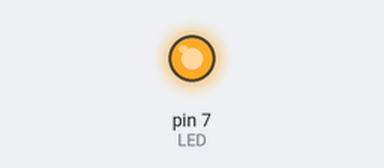
The sketch below on a simulated Arduino Uno, built with avr-gcc and run on an emulated ATmega328P. Parts: output pins drawn as LEDs (lit = HIGH).

Above: at 0.5 s.
At 3.0 s:
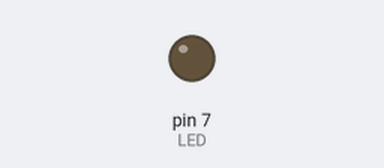
Timing chart, 0 to 6.5 s (numbered marks = the images above):
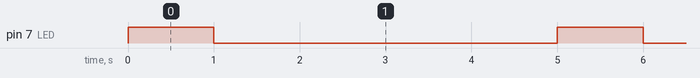

The sketch:

sketch_mar02a.ino
```cpp
//pin 7 has an LED connected on Flora
//give it a name:
int LED = 7;
void setup() {
pinMode(LED, OUTPUT); //initialize the digital pin as an output.
}

void loop() {
digitalWrite(LED, HIGH); //TURN LED ON
delay(1000); //wait for 1 sec.
digitalWrite(LED, LOW); //TURN LED OFF
delay(4000); //wait for 4 sec.
}
```

Measured:
- by itself, pin 7 (LED): alternates HIGH for 1.0 s and LOW for 4.0 s
